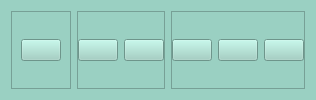
        <widget class="QWidget" name="headerContainer" native="true">
         <property name="styleSheet">
          <string notr="true">background-color: rgb(154, 208, 194);</string>
         </property>
         <layout class="QHBoxLayout" name="horizontalLayout_5">
          <item alignment="Qt::AlignLeft">
           <widget class="QFrame" name="frame_6">
            <property name="frameShape">
             <enum>QFrame::StyledPanel</enum>
            </property>
            <property name="frameShadow">
             <enum>QFrame::Raised</enum>
            </property>
            <layout class="QHBoxLayout" name="horizontalLayout_7">
             <item>
              <widget class="QPushButton" name="menuButton">
               <property name="toolTip">
                <string>Menu</string>
               </property>
               <property name="text">
                <string/>
               </property>
               <property name="icon">
                <iconset resource="resources.qrc">
                 <normaloff>:/icons/icons/align-justify.svg</normaloff>:/icons/icons/align-justify.svg</iconset>
               </property>
               <property name="iconSize">
                <size>
                 <width>24</width>
                 <height>24</height>
                </size>
               </property>
               <property name="checkable">
                <bool>true</bool>
               </property>
              </widget>
             </item>
            </layout>
           </widget>
          </item>
          <item alignment="Qt::AlignHCenter">
           <widget class="QFrame" name="frame_7">
            <property name="frameShape">
             <enum>QFrame::StyledPanel</enum>
            </property>
            <property name="frameShadow">
             <enum>QFrame::Raised</enum>
            </property>
            <layout class="QHBoxLayout" name="horizontalLayout_6">
             <property name="spacing">
              <number>6</number>
             </property>
             <property name="leftMargin">
              <number>0</number>
             </property>
             <property name="topMargin">
              <number>0</number>
             </property>
             <property name="rightMargin">
              <number>0</number>
             </property>
             <property name="bottomMargin">
              <number>0</number>
             </property>
             <item>
              <widget class="QPushButton" name="pushButton_6">
               <property name="text">
                <string/>
               </property>
               <property name="icon">
                <iconset resource="resources.qrc">
                 <normaloff>:/icons/icons/more-horizontal.svg</normaloff>:/icons/icons/more-horizontal.svg</iconset>
               </property>
               <property name="iconSize">
                <size>
                 <width>24</width>
                 <height>24</height>
                </size>
               </property>
              </widget>
             </item>
             <item>
              <widget class="QPushButton" name="pushButton_5">
               <property name="styleSheet">
                <string notr="true"/>
               </property>
               <property name="text">
                <string/>
               </property>
               <property name="icon">
                <iconset resource="resources.qrc">
                 <normaloff>:/icons/icons/user.svg</normaloff>:/icons/icons/user.svg</iconset>
               </property>
               <property name="iconSize">
                <size>
                 <width>24</width>
                 <height>24</height>
                </size>
               </property>
              </widget>
             </item>
            </layout>
           </widget>
          </item>
          <item alignment="Qt::AlignRight">
           <widget class="QFrame" name="frame_8">
            <property name="frameShape">
             <enum>QFrame::StyledPanel</enum>
            </property>
            <property name="frameShadow">
             <enum>QFrame::Raised</enum>
            </property>
            <layout class="QHBoxLayout" name="horizontalLayout_4">
             <property name="spacing">
              <number>6</number>
             </property>
             <property name="leftMargin">
              <number>0</number>
             </property>
             <property name="topMargin">
              <number>0</number>
             </property>
             <property name="rightMargin">
              <number>0</number>
             </property>
             <property name="bottomMargin">
              <number>0</number>
             </property>
             <item alignment="Qt::AlignHCenter">
              <widget class="QPushButton" name="minimizeBtn">
               <property name="text">
                <string/>
               </property>
               <property name="icon">
                <iconset resource="resources.qrc">
                 <normaloff>:/icons/icons/minus.svg</normaloff>:/icons/icons/minus.svg</iconset>
               </property>
               <property name="iconSize">
                <size>
                 <width>24</width>
                 <height>24</height>
                </size>
               </property>
              </widget>
             </item>
             <item alignment="Qt::AlignHCenter">
              <widget class="QPushButton" name="restoreBtn">
               <property name="text">
                <string/>
               </property>
               <property name="icon">
                <iconset resource="resources.qrc">
                 <normaloff>:/icons/icons/square.svg</normaloff>:/icons/icons/square.svg</iconset>
               </property>
               <property name="iconSize">
                <size>
                 <width>24</width>
                 <height>24</height>
                </size>
               </property>
              </widget>
             </item>
             <item alignment="Qt::AlignHCenter">
              <widget class="QPushButton" name="closeBtn">
               <property name="text">
                <string/>
               </property>
               <property name="icon">
                <iconset resource="resources.qrc">
                 <normaloff>:/icons/icons/x.svg</normaloff>:/icons/icons/x.svg</iconset>
               </property>
               <property name="iconSize">
                <size>
                 <width>24</width>
                 <height>24</height>
                </size>
               </property>
              </widget>
             </item>
            </layout>
           </widget>
          </item>
         </layout>
        </widget>
